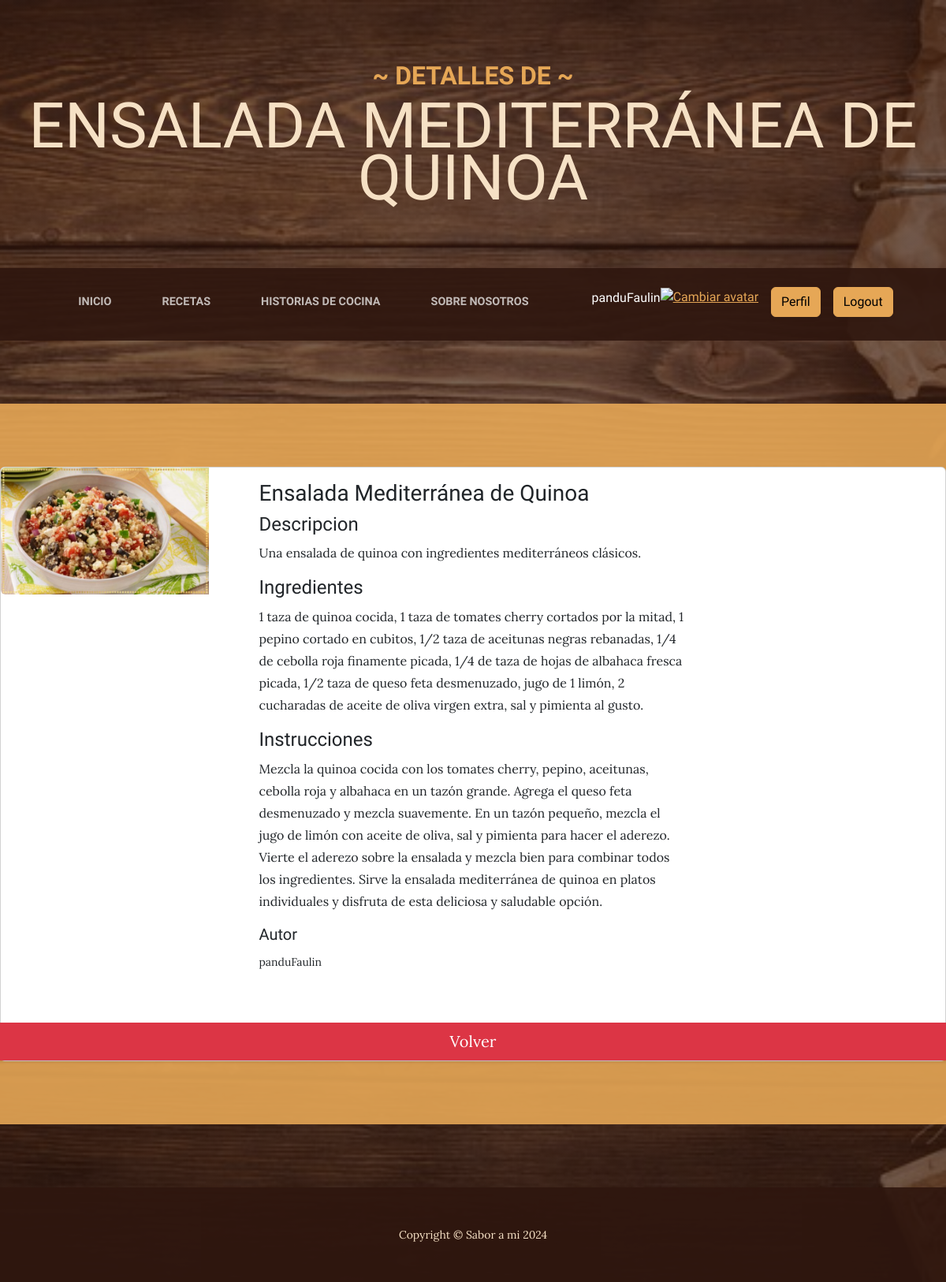
The app's page /receta_detalle/17/ (signed in) with its own data.
### recetasApp/models.py (models this page shows, shortened)
class Receta(models.Model):
    titulo = models.CharField(max_length=70)
    descripcion = models.TextField()
    ingredientes = models.TextField()
    instrucciones = models.TextField()
    autor = models.ForeignKey(User, on_delete=models.CASCADE, null=True)
    imagenReceta = models.ImageField(blank=True, upload_to="media/")
    class Meta:
        verbose_name = "receta"
        verbose_name_plural = "recetas"
        ordering = ["titulo"]

### recetasApp/views.py (the view)
# urls.py: path("receta_detalle/<id_receta>/", mostrarDetalles, name="receta_detalle"),
@login_required
def mostrarDetalles(request, id_receta):
    laRreceta = Receta.objects.get(id=id_receta)
    contexto = {"receta": laRreceta}
    return render(request, "recetasApp/recetasDetalle.html", contexto)

### recetasApp/templates/recetasApp/recetasDetalle.html (shortened to what this page needs)
{% extends 'recetasApp/recetas.html' %} {% block Titulo %}
<header>
  <h1 class="site-heading text-center text-faded d-none d-lg-block">
    <span class="site-heading-upper text-primary mb-3">~ Detalles de ~</span>
    <span class="site-heading-lower">{{receta.titulo}}</span>
  </h1>
</header>
{% endblock Titulo %} {% block Contenido %}
<section class="page-section cta about-heading text:center">
  <div class="card border-1">
    <div class="row g-5">
      <div class="col-md-3">
        <img
          src="{{ receta.imagenReceta.url }}"
          class="img-fluid rounded-start"
        />
      </div>
      <div class="col-md-6">
        <div class="card-body">
          <h3 class="card-title">{{receta.titulo}}</h3>
          <h4>Descripcion</h4>
          <p class="card-text">{{receta.descripcion}}</p>
          <h4>Ingredientes</h4>
          <p class="card-text">{{receta.ingredientes}}</p>
          <h4>Instrucciones</h4>
          <p class="card-text">{{receta.instrucciones}}</p>
          <h5>Autor</h5>
          <p class="card-text">
            <small class="text-body-secondary">{{receta.autor}}</small>
          </p>
        </div>
      </div>
      <a href="{% url 'recetas' %}" class="btn btn-danger btn-lg">Volver</a>
    </div>
  </div>
</section>
{% endblock Contenido %}

### recetasApp/templates/recetasApp/index.html (shortened to what this page needs)
<!DOCTYPE html>
<html lang="en">
  <head>
    {% load static %}
    <link href="{%static 'css/styles.css'%}" rel="stylesheet" />
    <link
      rel="stylesheet"
      href="https://cdnjs.cloudflare.com/ajax/libs/font-awesome/6.4.0/css/all.min.css"
    />
  </head>
  <body>
    {% block Titulo %}{% endblock Titulo %}
    <nav class="navbar navbar-expand-lg navbar-dark py-lg-4" id="mainNav">
      <div class="container">
        <div class="collapse navbar-collapse" id="navbarSupportedContent">
          <ul class="navbar-nav mx-auto">
            <li class="nav-item px-lg-4">
              <a class="nav-link text-uppercase" href="{% url 'home'%}"
                >Inicio</a
              >
            </li>
            {% if user.is_authenticated %}
            <li class="nav-item px-lg-4">
              <a class="nav-link text-uppercase" href="{% url 'recetas'%}"
                >Recetas</a
              >
            </li>
            <li class="nav-item px-lg-4">
              <a
                class="nav-link text-uppercase"
                href="{% url 'historias_de_cocina'%}"
                >Historias de cocina</a
              >
            </li>
            <li class="nav-item px-lg-4">
              <a
                class="nav-link text-uppercase"
                href="{% url 'sobre_nosotros'%}"
                >Sobre nosotros</a
              >
            </li>
            <p style="color: white" class="ms-5">{{ user.username }}</p>
            <div class="text-center">
              <a href="{% url 'agregar_avatar' %}"
                ><img
                  src="{{ request.session.avatar }}"
                  height="30px"
                  weight="30px"
                  title="Cambiar avatar"
              /></a>
            </div>
            <li class="nav-item">
              <a class="btn btn-primary ms-3" href="{% url 'perfil'%}"
                >Perfil</a
              >
            </li>
            <li class="nav-item">
              <a class="btn btn-primary ms-3" href="{% url 'logout'%}"
                >Logout</a
              >
            </li>
            {% endif %}
          </ul>
        </div>
      </div>
    </nav>
    {% block Contenido %}{% endblock Contenido %}
    <footer class="footer text-faded text-center py-5">
      <div class="container">
        <p class="m-0 small">Copyright &copy; Sabor a mi 2024</p>
      </div>
    </footer>
  </body>
</html>

### records on screen
Receta: titulo "ENSALADA MEDITERRÁNEA DE QUINOA", imagenReceta (picture), titulo "Ensalada Mediterránea de Quinoa", descripcion "Una ensalada de quinoa con ingredientes mediterráneos clásicos.", ingredientes "1 taza de quinoa cocida, 1 taza de tomates cherry cortados por la mitad, 1 pepino cortado en cubitos, 1/2 taza de aceitunas negras rebanadas, 1/4 de cebolla roja finamente picada, 1/4 de taza de hojas de albahaca fresca picada, 1/2 taza de queso feta desmenuzado, jugo de 1 limón, 2 cucharadas de aceite de oliva virgen extra, sal y pimienta al gusto.", instrucciones "Mezcla la quinoa cocida con los tomates cherry, pepino, aceitunas, cebolla roja y albahaca en un tazón grande. Agrega el queso feta desmenuzado y mezcla suavemente. En un tazón pequeño, mezcla el jugo de limón con aceite de oliva, sal y pimienta para hacer el aderezo. Vierte el aderezo sobre la ensalada y mezcla bien para combinar todos los ingredientes. Sirve la ensalada mediterránea de quinoa en platos individuales y disfruta de esta deliciosa y saludable opción.", autor "panduFaulin"

### other values on screen
{{ user.username }} "panduFaulin"
